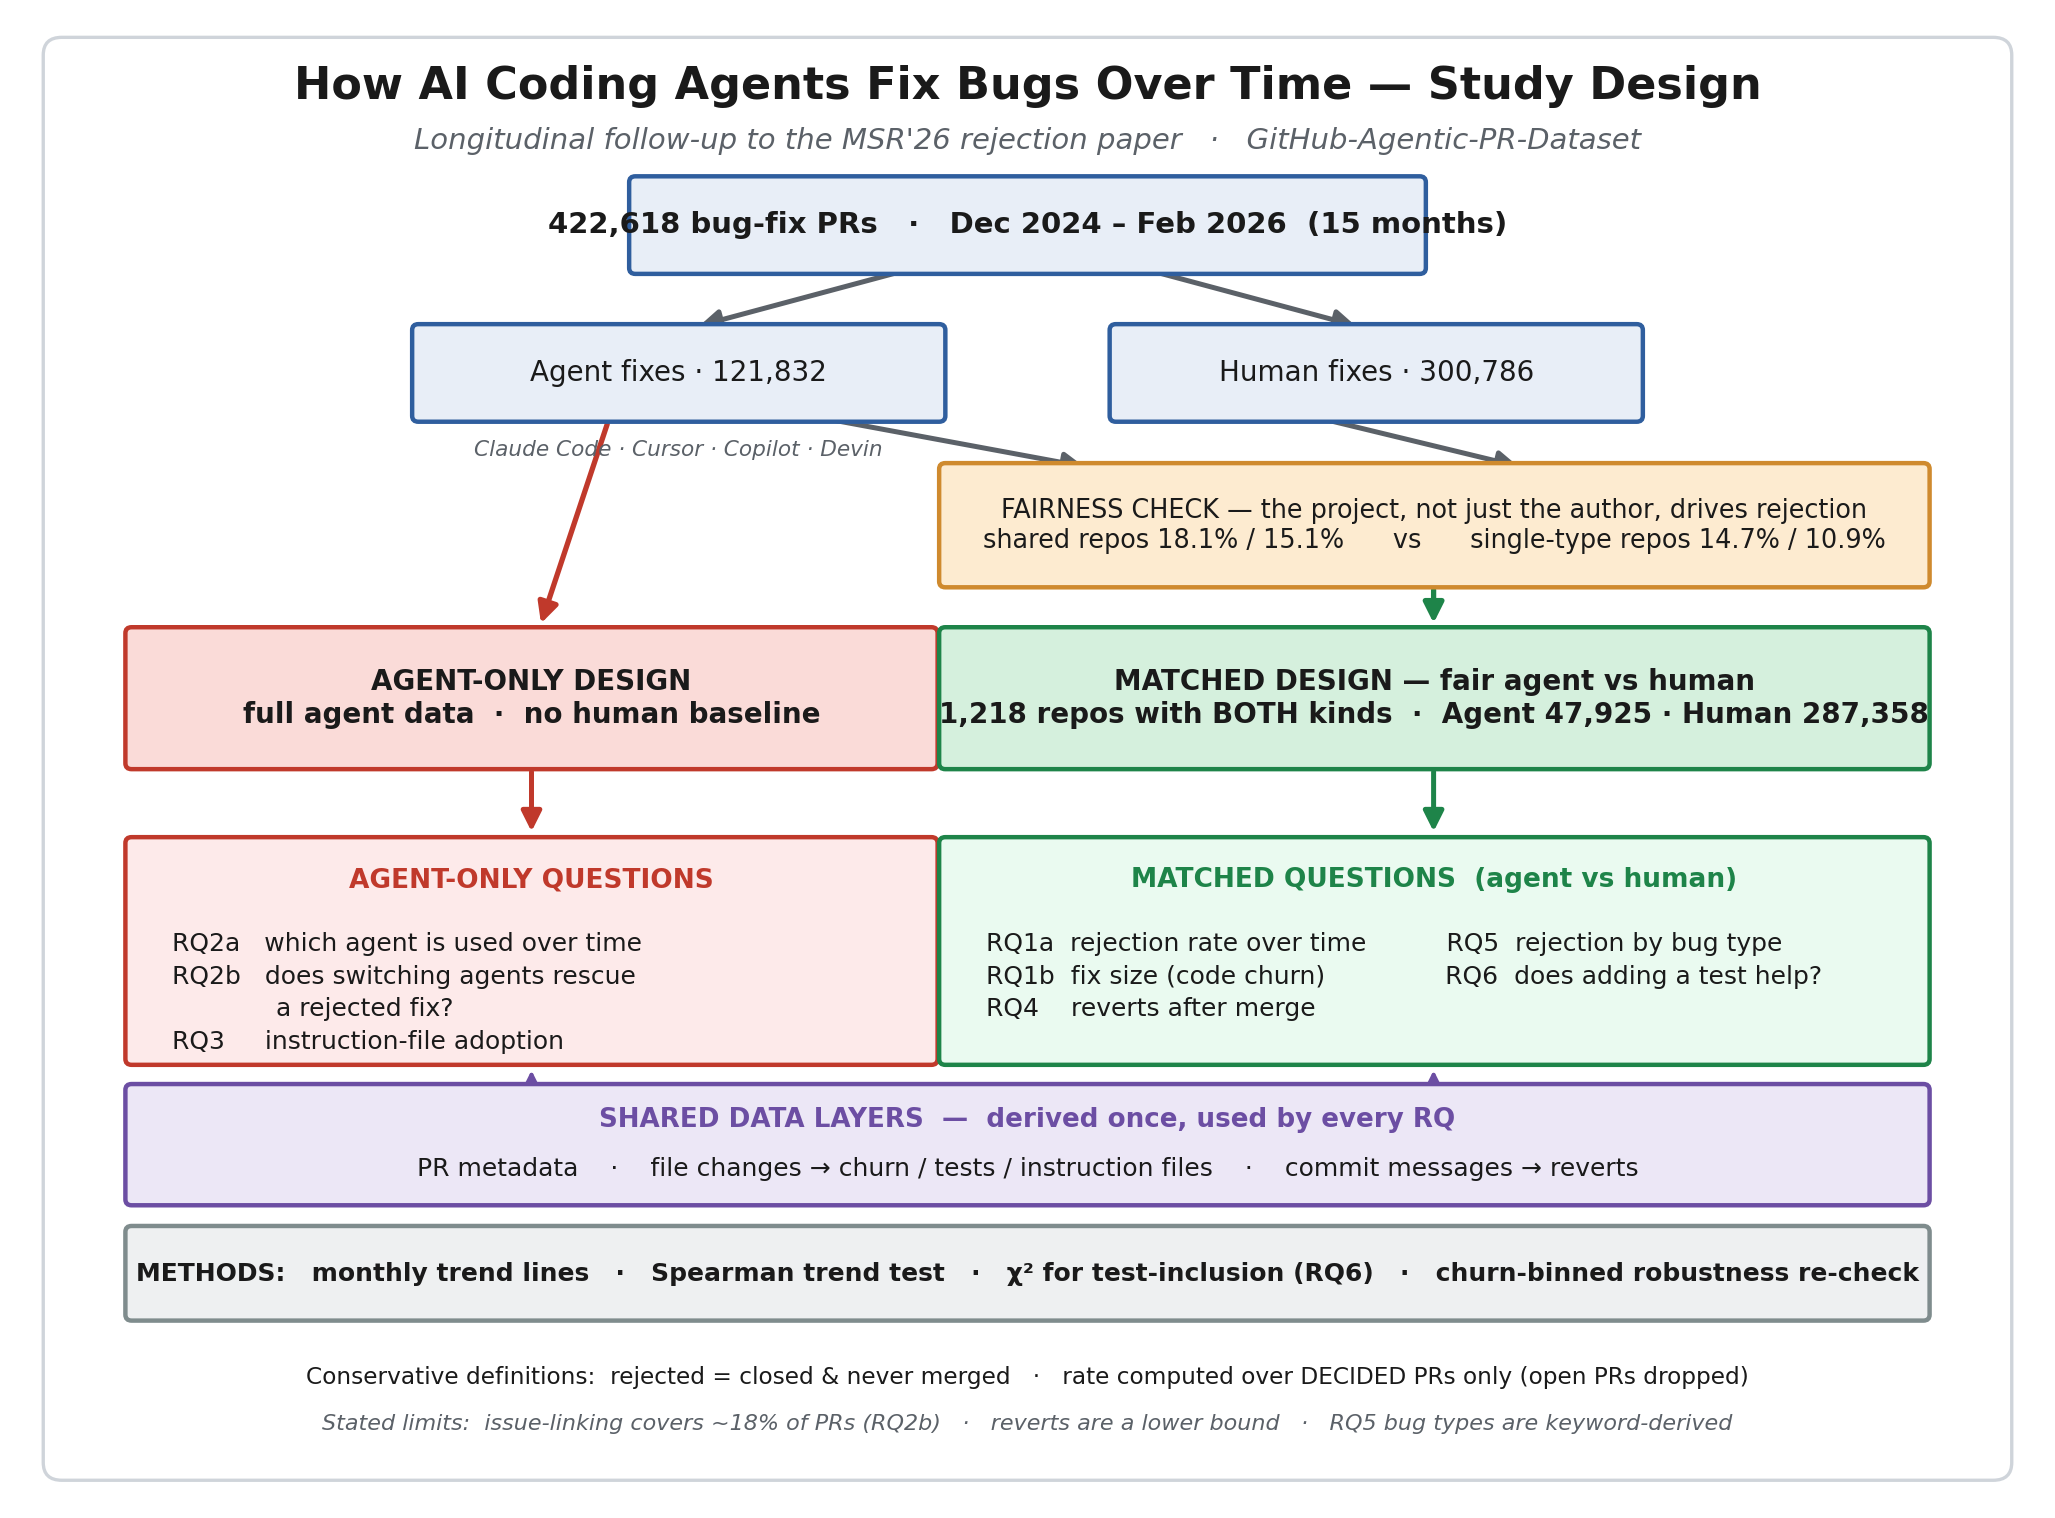

This chart was generated by the following Python code:
"""Draws a clean, paper-style methodology diagram for analysis_trio.ipynb."""
import matplotlib.pyplot as plt
from matplotlib.patches import FancyBboxPatch, FancyArrowPatch

plt.rcParams["font.family"] = "DejaVu Sans"

# ---- palette (light fill / saturated edge) --------------------------------
C_DATA_F, C_DATA_E   = "#e8eef7", "#2f5e9e"   # dataset / agent / human
C_FAIR_F, C_FAIR_E   = "#fdebd0", "#cf8a2e"   # fairness check
C_MSET_F, C_MSET_E   = "#d5f0dd", "#1e8449"   # matched design
C_ASET_F, C_ASET_E   = "#fadbd8", "#c0392b"   # agent-only design
C_MRQ_F              = "#eafaf0"
C_ARQ_F              = "#fdeaea"
C_DL_F,   C_DL_E     = "#ece7f6", "#6c4ea3"   # data layers
C_MET_F,  C_MET_E    = "#eef0f1", "#7f8c8d"   # methods
INK   = "#1a1a1a"
GREY  = "#5b6168"

fig, ax = plt.subplots(figsize=(13, 9.6))
ax.set_xlim(0, 13); ax.set_ylim(0, 10); ax.axis("off")

# thin outer frame for a printed-figure feel
ax.add_patch(FancyBboxPatch((0.15, 0.12), 12.7, 9.76,
             boxstyle="round,pad=0,rounding_size=0.12",
             fc="white", ec="#cfd4da", lw=1.2, zorder=0))

def box(x, y, w, h, text, fc, ec, fs=10, weight="normal", align="center", lw=1.6):
    ax.add_patch(FancyBboxPatch((x, y), w, h,
                 boxstyle="round,pad=0.02,rounding_size=0.04",
                 fc=fc, ec=ec, lw=lw, zorder=2))
    if align == "center":
        ax.text(x + w/2, y + h/2, text, ha="center", va="center",
                fontsize=fs, weight=weight, color=INK, zorder=3)
    else:
        ax.text(x + 0.22, y + h/2, text, ha="left", va="center",
                fontsize=fs, weight=weight, color=INK, zorder=3)

def rq_block(x, y, w, h, title, lines, fc, ec):
    ax.add_patch(FancyBboxPatch((x, y), w, h,
                 boxstyle="round,pad=0.02,rounding_size=0.04",
                 fc=fc, ec=ec, lw=1.6, zorder=2))
    ax.text(x + w/2, y + h - 0.27, title, ha="center", va="center",
            fontsize=9.5, weight="bold", color=ec, zorder=3)
    body = "\n".join(lines)
    ax.text(x + 0.28, y + h - 0.62, body, ha="left", va="top",
            fontsize=9, color=INK, zorder=3, linespacing=1.45)

def arrow(x1, y1, x2, y2, color=GREY, lw=1.8, rad=0.0, ls="-"):
    ax.add_patch(FancyArrowPatch((x1, y1), (x2, y2), arrowstyle="-|>",
                 mutation_scale=15, color=color, lw=lw, ls=ls, zorder=1,
                 connectionstyle=f"arc3,rad={rad}"))

# ---- title ----------------------------------------------------------------
ax.text(6.5, 9.55, "How AI Coding Agents Fix Bugs Over Time — Study Design",
        ha="center", va="center", fontsize=16, weight="bold", color=INK)
ax.text(6.5, 9.18, "Longitudinal follow-up to the MSR'26 rejection paper   ·   GitHub-Agentic-PR-Dataset",
        ha="center", va="center", fontsize=10.5, color=GREY, style="italic")

# ---- 1. dataset -----------------------------------------------------------
box(3.95, 8.30, 5.1, 0.62, "422,618 bug-fix PRs   ·   Dec 2024 – Feb 2026  (15 months)",
    C_DATA_F, C_DATA_E, fs=10.5, weight="bold")

# ---- 2. split agent / human ----------------------------------------------
arrow(5.7, 8.30, 4.35, 7.92)
arrow(7.3, 8.30, 8.65, 7.92)
box(2.55, 7.30, 3.4, 0.62, "Agent fixes · 121,832",       C_DATA_F, C_DATA_E, fs=10)
ax.text(4.25, 7.16, "Claude Code · Cursor · Copilot · Devin",
        ha="center", va="top", fontsize=7.8, color=GREY, style="italic")
box(7.05, 7.30, 3.4, 0.62, "Human fixes · 300,786",       C_DATA_F, C_DATA_E, fs=10)

# ---- 3a. agent-only design (left lane) ------------------------------------
arrow(3.8, 7.30, 3.35, 5.88, color=C_ASET_E, lw=1.9)
box(0.70, 4.95, 5.20, 0.92,
    "AGENT-ONLY DESIGN\nfull agent data  ·  no human baseline",
    C_ASET_F, C_ASET_E, fs=10, weight="bold")

# ---- 3. fairness check (right, motivates matched design) ------------------
arrow(5.2, 7.30, 6.9, 6.97, color=GREY)
arrow(8.4, 7.30, 9.7, 6.97, color=GREY)
box(5.95, 6.18, 6.35, 0.80,
    "FAIRNESS CHECK — the project, not just the author, drives rejection\n"
    "shared repos 18.1% / 15.1%      vs      single-type repos 14.7% / 10.9%",
    C_FAIR_F, C_FAIR_E, fs=9.2)

# ---- 3b. matched design (right lane) --------------------------------------
arrow(9.12, 6.18, 9.12, 5.88, color=C_MSET_E, lw=1.9)
box(5.95, 4.95, 6.35, 0.92,
    "MATCHED DESIGN — fair agent vs human\n"
    "1,218 repos with BOTH kinds  ·  Agent 47,925 · Human 287,358",
    C_MSET_F, C_MSET_E, fs=10, weight="bold")

# ---- research questions ---------------------------------------------------
arrow(3.30, 4.95, 3.30, 4.47, color=C_ASET_E)
arrow(9.12, 4.95, 9.12, 4.47, color=C_MSET_E)

rq_block(0.70, 2.95, 5.20, 1.50, "AGENT-ONLY QUESTIONS",
    ["RQ2a   which agent is used over time",
     "RQ2b   does switching agents rescue",
     "             a rejected fix?",
     "RQ3     instruction-file adoption"],
    C_ARQ_F, C_ASET_E)

rq_block(5.95, 2.95, 6.35, 1.50, "MATCHED QUESTIONS  (agent vs human)",
    ["RQ1a  rejection rate over time          RQ5  rejection by bug type",
     "RQ1b  fix size (code churn)               RQ6  does adding a test help?",
     "RQ4    reverts after merge"],
    C_MRQ_F, C_MSET_E)

# ---- shared data layers (feeds every RQ) ----------------------------------
arrow(3.30, 2.78, 3.30, 2.93, color=C_DL_E, lw=1.4)
arrow(9.12, 2.78, 9.12, 2.93, color=C_DL_E, lw=1.4)
ax.add_patch(FancyBboxPatch((0.70, 2.00), 11.60, 0.78,
             boxstyle="round,pad=0.02,rounding_size=0.04",
             fc=C_DL_F, ec=C_DL_E, lw=1.6, zorder=2))
ax.text(6.5, 2.56, "SHARED DATA LAYERS  —  derived once, used by every RQ",
        ha="center", va="center", fontsize=9.4, weight="bold", color=C_DL_E, zorder=3)
ax.text(6.5, 2.23, "PR metadata    ·    file changes → churn / tests / instruction files    "
        "·    commit messages → reverts",
        ha="center", va="center", fontsize=9.0, color=INK, zorder=3)

# ---- methods --------------------------------------------------------------
box(0.70, 1.22, 11.60, 0.60,
    "METHODS:   monthly trend lines   ·   Spearman trend test   ·   "
    "χ² for test-inclusion (RQ6)   ·   churn-binned robustness re-check",
    C_MET_F, C_MET_E, fs=9.0, weight="bold")

# ---- definitions / limits footer -----------------------------------------
ax.text(6.5, 0.82,
        "Conservative definitions:  rejected = closed & never merged   ·   "
        "rate computed over DECIDED PRs only (open PRs dropped)",
        ha="center", va="center", fontsize=8.4, color=INK)
ax.text(6.5, 0.50,
        "Stated limits:  issue-linking covers ~18% of PRs (RQ2b)   ·   "
        "reverts are a lower bound   ·   RQ5 bug types are keyword-derived",
        ha="center", va="center", fontsize=8.0, color=GREY, style="italic")

out = r"C:\Users\Mahmoudabujadallah\final_agantic_bugfixes\methodology_figure.png"
plt.savefig(out, dpi=200, bbox_inches="tight", facecolor="white")
print("saved", out)
